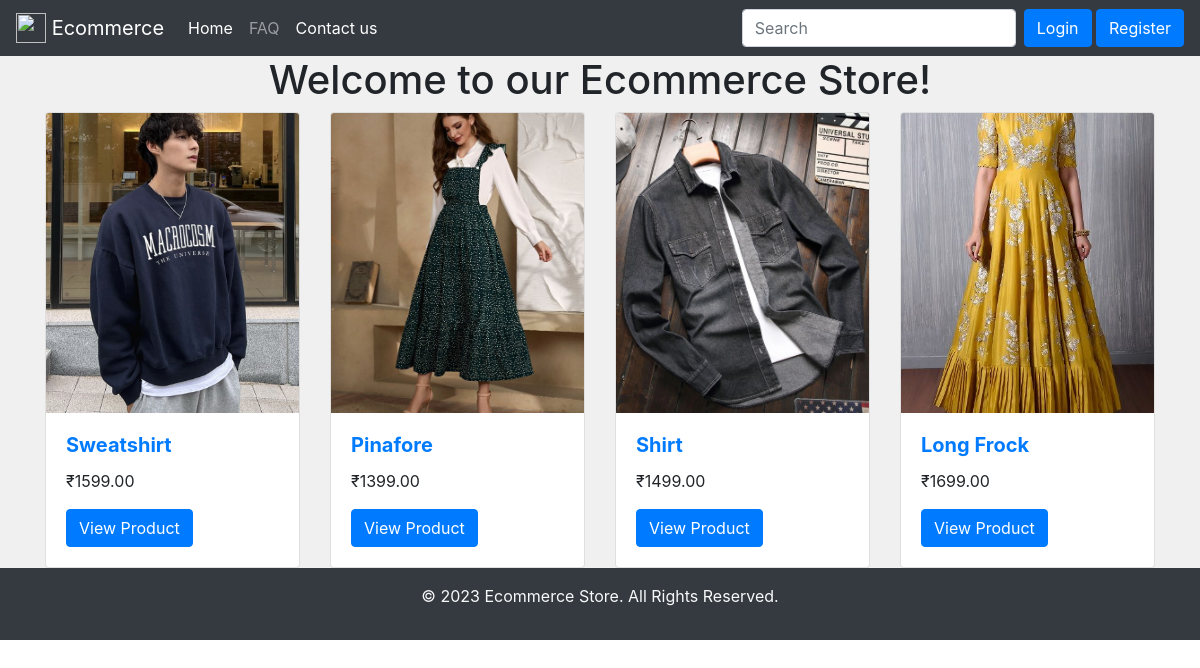
The app's page /products/6/clothes with its own data.
### myapp/models.py (models this page shows, shortened)
class Product(models.Model):
    title = models.CharField(max_length=100)
    description = models.TextField()
    slug = models.SlugField()
    price = models.DecimalField(max_digits=10, decimal_places=2)
    img = models.ImageField(upload_to='')
    in_stock = models.BooleanField(default=True)
    category = models.ForeignKey(Category, on_delete=models.SET_NULL, null=True, blank=True)

### myapp/views.py (the view)
# urls.py: path('products/<int:product_id>/<slug:slug>',products,name='products'),
def products(request,product_id,slug):
    p=Product.objects.filter(category=product_id)
    if request.GET.get('q'):
        query=request.GET.get('q')
        p=Product.objects.filter(title__contains=query)
    context={'p':p}
    return render(request,'index.html',context)

### myapp/templates/index.html
{% extends 'base.html' %}
{% block content %}
<div class="container-fluid" style="background-color: #f0f0f0;">
    <div class="container">
        <div class="row row-cols-1 row-cols-md-4 g-4">
            {% for i in p %}
            <div class="col">
                <div class="card h-100">
                    <img src="{{ i.img.url }}" class="card-img-top img-fluid" style="height: 300px; object-fit: cover;" alt="{{ i.title }}">
                    <div class="card-body">
                        <a href="{% url 'myapp:detail' i.id i.slug %}">
                            <h5 class="card-title"><b>{{ i.title }}</b></h5>
                        </a>
                        <p class="card-text">₹{{ i.price }}</p>
                        <a href="{% url 'myapp:detail' i.id i.slug %}" class="btn btn-primary">View Product</a>
                    </div>
                </div>
            </div>
            {% endfor %}
        </div>
    </div>
</div>
{% endblock %}

### records on screen
Product: img (picture), title "Sweatshirt", price "1599.00"
Product: img (picture), title "Pinafore", price "1399.00"
Product: img (picture), title "Shirt", price "1499.00"
Product: img (picture), title "Long Frock", price "1699.00"
